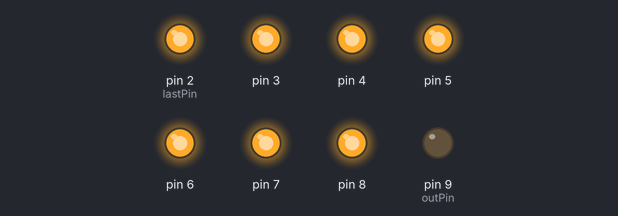
This sketch was run on a simulated Arduino Uno, built with avr-gcc and run on an emulated ATmega328P. Shown: output pins drawn as LEDs (lit = HIGH).

Above: at 0.1 s.
At 1.8 s:
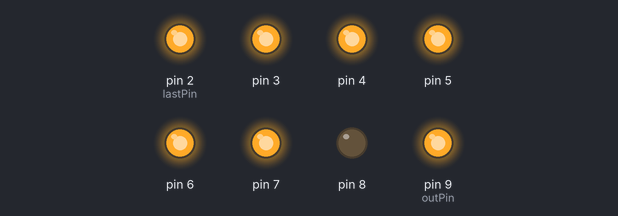
At 3.6 s:
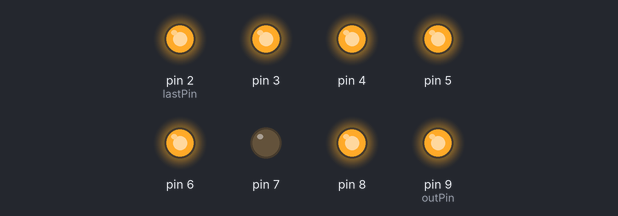
At 7.2 s:
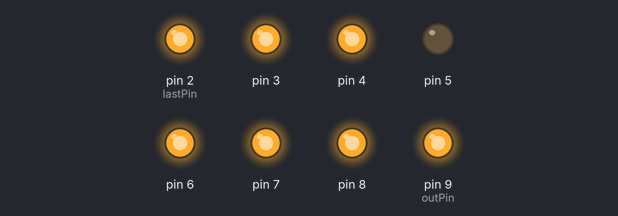
At 10.8 s:
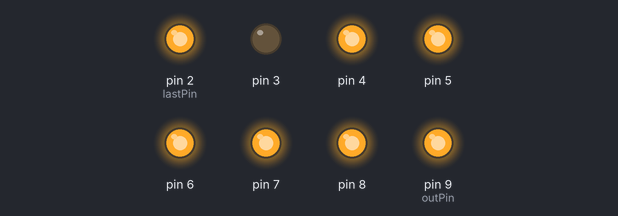
At 14.4 s:
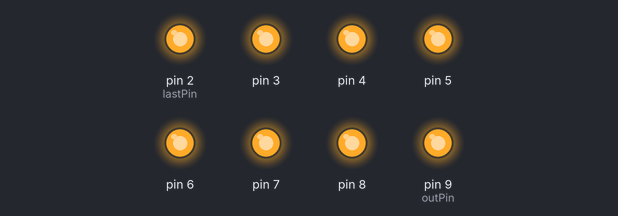
Timing chart, 0 to 15.9 s (numbered marks = the images above):
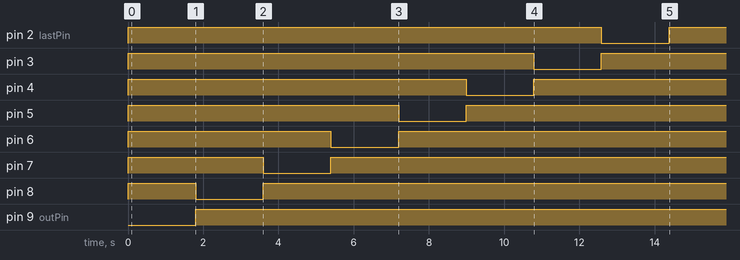

The sketch:

phantomDriver_V4.ino
```cpp
/**************************************************************************/
/*!
Phantom Driver using I2C for analog signal generation

Based on example from Adafruit MCP4725

Updated October 23rd to have a second lookup table for HPIs w 1/3 regular voltage.
*/
/**************************************************************************/
#include <Wire.h>
#include <Adafruit_MCP4725.h>
Adafruit_MCP4725 dac;

// Phantom driver settings
int numTrials = 3;
int ISI = 200; //time between activations, milliseconds
int switchingDelay = 1000; //time between switching from line to line, milliseconds
int outPin = 9;     // Start on pin 9 (relay 1)
                    // Note relays increment as outPin decrements
                    // D9 is Relay 1
                    // D2 is Relay 8
int lastPin = 2;    // Pin to end on (can be changed to send to less than 8 lines)

// Some system variables
int state = 0;      // Initial state for state machine
int trialIndex = 0; // Initial trial index

// Lookup table for inverted cosine wave (driver signal)
const PROGMEM uint16_t COS_Lookup_12bit[1280]=
{
0, 0, 0, 0, 0, 0, 0, 1, 1, 1, 2, 2, 3, 4, 4, 5, 6, 7, 7, 8, 9, 10, 11, 13, 14, 15, 16, 17, 19, 20, 22, 23, 25, 26, 28, 30, 31, 33, 35, 37, 39, 41, 43, 45, 47, 49, 51, 54, 56, 58, 61, 63, 66, 68, 71, 74, 76, 79, 82, 85, 88, 91, 94, 97, 100, 103, 106, 109, 113, 116, 119, 123, 126, 130, 133, 137, 140, 144, 148, 152, 155, 159, 163, 167, 171, 175, 179, 183, 188, 192, 196, 200, 205, 209, 214, 218, 223, 227, 232, 237, 241, 246, 251, 256, 261, 265, 270, 275, 281, 286, 291, 296, 301, 306, 312, 317, 323, 328, 333, 339, 345, 350, 356, 362, 367, 373, 379, 385, 391, 396, 402, 408, 414, 421, 427, 433, 439, 445, 452, 458, 464, 471, 477, 484, 490, 497, 503, 510, 516, 523, 530, 537, 543, 550, 557, 564, 571, 578, 585, 592, 599, 606, 613, 621, 628, 635, 642, 650, 657, 665, 672, 679, 687, 694, 702, 710, 717, 725, 733, 740, 748, 756, 764, 772, 779, 787, 795, 803, 811, 819, 827, 835, 844, 852, 860, 868, 876, 885, 893, 901, 909, 918, 926, 935, 943, 952, 960, 969, 977, 986, 994, 1003, 1012, 1020, 1029, 1038, 1047, 1055, 1064, 1073, 1082, 1091, 1100, 1109, 1117, 1126, 1135, 1144, 1153, 1163, 1172, 1181, 1190, 1199, 1208, 1217, 1226, 1236, 1245, 1254, 1263, 1273, 1282, 1291, 1301, 1310, 1320, 1329, 1338, 1348, 1357, 1367, 1376, 1386, 1395, 1405, 1414, 1424, 1433, 1443, 1453, 1462, 1472, 1482, 1491, 1501, 1511, 1520, 1530, 1540, 1549, 1559, 1569, 1579, 1589, 1598, 1608, 1618, 1628, 1638, 1648, 1657, 1667, 1677, 1687, 1697, 1707, 1717, 1727, 1737, 1747, 1757, 1766, 1776, 1786, 1796, 1806, 1816, 1826, 1836, 1846, 1856, 1866, 1876, 1886, 1896, 1906, 1916, 1926, 1936, 1947, 1957, 1967, 1977, 1987, 1997, 2007, 2017, 2027, 2037, 2047, 2057, 2067, 2077, 2087, 2097, 2107, 2117, 2127, 2137, 2147, 2158, 2168, 2178, 2188, 2198, 2208, 2218, 2228, 2238, 2248, 2258, 2268, 2278, 2288, 2298, 2308, 2318, 2328, 2337, 2347, 2357, 2367, 2377, 2387, 2397, 2407, 2417, 2427, 2437, 2446, 2456, 2466, 2476, 2486, 2496, 2505, 2515, 2525, 2535, 2545, 2554, 2564, 2574, 2583, 2593, 2603, 2612, 2622, 2632, 2641, 2651, 2661, 2670, 2680, 2689, 2699, 2708, 2718, 2727, 2737, 2746, 2756, 2765, 2774, 2784, 2793, 2803, 2812, 2821, 2831, 2840, 2849, 2858, 2868, 2877, 2886, 2895, 2904, 2913, 2922, 2931, 2941, 2950, 2959, 2968, 2977, 2985, 2994, 3003, 3012, 3021, 3030, 3039, 3047, 3056, 3065, 3074, 3082, 3091, 3100, 3108, 3117, 3125, 3134, 3142, 3151, 3159, 3168, 3176, 3185, 3193, 3201, 3209, 3218, 3226, 3234, 3242, 3250, 3259, 3267, 3275, 3283, 3291, 3299, 3307, 3315, 3322, 3330, 3338, 3346, 3354, 3361, 3369, 3377, 3384, 3392, 3400, 3407, 3415, 3422, 3429, 3437, 3444, 3452, 3459, 3466, 3473, 3481, 3488, 3495, 3502, 3509, 3516, 3523, 3530, 3537, 3544, 3551, 3557, 3564, 3571, 3578, 3584, 3591, 3597, 3604, 3610, 3617, 3623, 3630, 3636, 3642, 3649, 3655, 3661, 3667, 3673, 3680, 3686, 3692, 3698, 3703, 3709, 3715, 3721, 3727, 3732, 3738, 3744, 3749, 3755, 3761, 3766, 3771, 3777, 3782, 3788, 3793, 3798, 3803, 3808, 3813, 3819, 3824, 3829, 3833, 3838, 3843, 3848, 3853, 3857, 3862, 3867, 3871, 3876, 3880, 3885, 3889, 3894, 3898, 3902, 3906, 3911, 3915, 3919, 3923, 3927, 3931, 3935, 3939, 3942, 3946, 3950, 3954, 3957, 3961, 3964, 3968, 3971, 3975, 3978, 3981, 3985, 3988, 3991, 3994, 3997, 4000, 4003, 4006, 4009, 4012, 4015, 4018, 4020, 4023, 4026, 4028, 4031, 4033, 4036, 4038, 4040, 4043, 4045, 4047, 4049, 4051, 4053, 4055, 4057, 4059, 4061, 4063, 4064, 4066, 4068, 4069, 4071, 4072, 4074, 4075, 4077, 4078, 4079, 4080, 4081, 4083, 4084, 4085, 4086, 4087, 4087, 4088, 4089, 4090, 4090, 4091, 4092, 4092, 4093, 4093, 4093, 4094, 4094, 4094, 4094, 4094, 4094, 4095, 4094, 4094, 4094, 4094, 4094, 4094, 4093, 4093, 4093, 4092, 4092, 4091, 4090, 4090, 4089, 4088, 4087, 4087, 4086, 4085, 4084, 4083, 4081, 4080, 4079, 4078, 4077, 4075, 4074, 4072, 4071, 4069, 4068, 4066, 4064, 4063, 4061, 4059, 4057, 4055, 4053, 4051, 4049, 4047, 4045, 4043, 4040, 4038, 4036, 4033, 4031, 4028, 4026, 4023, 4020, 4018, 4015, 4012, 4009, 4006, 4003, 4000, 3997, 3994, 3991, 3988, 3985, 3981, 3978, 3975, 3971, 3968, 3964, 3961, 3957, 3954, 3950, 3946, 3942, 3939, 3935, 3931, 3927, 3923, 3919, 3915, 3911, 3906, 3902, 3898, 3894, 3889, 3885, 3880, 3876, 3871, 3867, 3862, 3857, 3853, 3848, 3843, 3838, 3833, 3829, 3824, 3819, 3813, 3808, 3803, 3798, 3793, 3788, 3782, 3777, 3771, 3766, 3761, 3755, 3749, 3744, 3738, 3732, 3727, 3721, 3715, 3709, 3703, 3698, 3692, 3686, 3680, 3673, 3667, 3661, 3655, 3649, 3642, 3636, 3630, 3623, 3617, 3610, 3604, 3597, 3591, 3584, 3578, 3571, 3564, 3557, 3551, 3544, 3537, 3530, 3523, 3516, 3509, 3502, 3495, 3488, 3481, 3473, 3466, 3459, 3452, 3444, 3437, 3429, 3422, 3415, 3407, 3400, 3392, 3384, 3377, 3369, 3361, 3354, 3346, 3338, 3330, 3322, 3315, 3307, 3299, 3291, 3283, 3275, 3267, 3259, 3250, 3242, 3234, 3226, 3218, 3209, 3201, 3193, 3185, 3176, 3168, 3159, 3151, 3142, 3134, 3125, 3117, 3108, 3100, 3091, 3082, 3074, 3065, 3056, 3047, 3039, 3030, 3021, 3012, 3003, 2994, 2985, 2977, 2968, 2959, 2950, 2941, 2931, 2922, 2913, 2904, 2895, 2886, 2877, 2868, 2858, 2849, 2840, 2831, 2821, 2812, 2803, 2793, 2784, 2774, 2765, 2756, 2746, 2737, 2727, 2718, 2708, 2699, 2689, 2680, 2670, 2661, 2651, 2641, 2632, 2622, 2612, 2603, 2593, 2583, 2574, 2564, 2554, 2545, 2535, 2525, 2515, 2505, 2496, 2486, 2476, 2466, 2456, 2446, 2437, 2427, 2417, 2407, 2397, 2387, 2377, 2367, 2357, 2347, 2337, 2328, 2318, 2308, 2298, 2288, 2278, 2268, 2258, 2248, 2238, 2228, 2218, 2208, 2198, 2188, 2178, 2168, 2158, 2147, 2137, 2127, 2117, 2107, 2097, 2087, 2077, 2067, 2057, 2047, 2037, 2027, 2017, 2007, 1997, 1987, 1977, 1967, 1957, 1947, 1936, 1926, 1916, 1906, 1896, 1886, 1876, 1866, 1856, 1846, 1836, 1826, 1816, 1806, 1796, 1786, 1776, 1766, 1757, 1747, 1737, 1727, 1717, 1707, 1697, 1687, 1677, 1667, 1657, 1648, 1638, 1628, 1618, 1608, 1598, 1589, 1579, 1569, 1559, 1549, 1540, 1530, 1520, 1511, 1501, 1491, 1482, 1472, 1462, 1453, 1443, 1433, 1424, 1414, 1405, 1395, 1386, 1376, 1367, 1357, 1348, 1338, 1329, 1320, 1310, 1301, 1291, 1282, 1273, 1263, 1254, 1245, 1236, 1226, 1217, 1208, 1199, 1190, 1181, 1172, 1163, 1153, 1144, 1135, 1126, 1117, 1109, 1100, 1091, 1082, 1073, 1064, 1055, 1047, 1038, 1029, 1020, 1012, 1003, 994, 986, 977, 969, 960, 952, 943, 935, 926, 918, 909, 901, 893, 885, 876, 868, 860, 852, 844, 835, 827, 819, 811, 803, 795, 787, 779, 772, 764, 756, 748, 740, 733, 725, 717, 710, 702, 694, 687, 679, 672, 665, 657, 650, 642, 635, 628, 621, 613, 606, 599, 592, 585, 578, 571, 564, 557, 550, 543, 537, 530, 523, 516, 510, 503, 497, 490, 484, 477, 471, 464, 458, 452, 445, 439, 433, 427, 421, 414, 408, 402, 396, 391, 385, 379, 373, 367, 362, 356, 350, 345, 339, 333, 328, 323, 317, 312, 306, 301, 296, 291, 286, 281, 275, 270, 265, 261, 256, 251, 246, 241, 237, 232, 227, 223, 218, 214, 209, 205, 200, 196, 192, 188, 183, 179, 175, 171, 167, 163, 159, 155, 152, 148, 144, 140, 137, 133, 130, 126, 123, 119, 116, 113, 109, 106, 103, 100, 97, 94, 91, 88, 85, 82, 79, 76, 74, 71, 68, 66, 63, 61, 58, 56, 54, 51, 49, 47, 45, 43, 41, 39, 37, 35, 33, 31, 30, 28, 26, 25, 23, 22, 20, 19, 17, 16, 15, 14, 13, 11, 10, 9, 8, 7, 7, 6, 5, 4, 4, 3, 2, 2, 1, 1, 1, 0, 0, 0, 0, 0, 0
};

const PROGMEM uint16_t COS_Lookup_12bit_thirdScale[1280]=
{
0, 0, 0, 0, 0, 0, 0, 0, 0, 0, 0, 0, 1, 1, 1, 1, 2, 2, 2, 2, 3, 3, 3, 4, 4, 5, 5, 5, 6, 6, 7, 7, 8, 8, 9, 10, 10, 11, 11, 12, 13, 13, 14, 15, 15, 16, 17, 18, 18, 19, 20, 21, 22, 22, 23, 24, 25, 26, 27, 28, 29, 30, 31, 32, 33, 34, 35, 36, 37, 38, 39, 41, 42, 43, 44, 45, 46, 48, 49, 50, 51, 53, 54, 55, 57, 58, 59, 61, 62, 64, 65, 66, 68, 69, 71, 72, 74, 75, 77, 79, 80, 82, 83, 85, 87, 88, 90, 91, 93, 95, 97, 98, 100, 102, 104, 105, 107, 109, 111, 113, 115, 116, 118, 120, 122, 124, 126, 128, 130, 132, 134, 136, 138, 140, 142, 144, 146, 148, 150, 152, 154, 157, 159, 161, 163, 165, 167, 170, 172, 174, 176, 179, 181, 183, 185, 188, 190, 192, 195, 197, 199, 202, 204, 207, 209, 211, 214, 216, 219, 221, 224, 226, 229, 231, 234, 236, 239, 241, 244, 246, 249, 252, 254, 257, 259, 262, 265, 267, 270, 273, 275, 278, 281, 284, 286, 289, 292, 295, 297, 300, 303, 306, 308, 311, 314, 317, 320, 323, 325, 328, 331, 334, 337, 340, 343, 346, 349, 351, 354, 357, 360, 363, 366, 369, 372, 375, 378, 381, 384, 387, 390, 393, 396, 399, 402, 405, 408, 412, 415, 418, 421, 424, 427, 430, 433, 436, 440, 443, 446, 449, 452, 455, 458, 462, 465, 468, 471, 474, 477, 481, 484, 487, 490, 494, 497, 500, 503, 506, 510, 513, 516, 519, 523, 526, 529, 532, 536, 539, 542, 546, 549, 552, 555, 559, 562, 565, 569, 572, 575, 579, 582, 585, 588, 592, 595, 598, 602, 605, 608, 612, 615, 618, 622, 625, 628, 632, 635, 638, 642, 645, 649, 652, 655, 659, 662, 665, 669, 672, 675, 679, 682, 685, 689, 692, 695, 699, 702, 705, 709, 712, 715, 719, 722, 726, 729, 732, 736, 739, 742, 746, 749, 752, 756, 759, 762, 766, 769, 772, 776, 779, 782, 785, 789, 792, 795, 799, 802, 805, 809, 812, 815, 818, 822, 825, 828, 832, 835, 838, 841, 845, 848, 851, 854, 858, 861, 864, 867, 870, 874, 877, 880, 883, 887, 890, 893, 896, 899, 902, 906, 909, 912, 915, 918, 921, 924, 928, 931, 934, 937, 940, 943, 946, 949, 952, 956, 959, 962, 965, 968, 971, 974, 977, 980, 983, 986, 989, 992, 995, 998, 1001, 1004, 1007, 1010, 1013, 1015, 1018, 1021, 1024, 1027, 1030, 1033, 1036, 1039, 1041, 1044, 1047, 1050, 1053, 1056, 1058, 1061, 1064, 1067, 1069, 1072, 1075, 1078, 1080, 1083, 1086, 1089, 1091, 1094, 1097, 1099, 1102, 1105, 1107, 1110, 1112, 1115, 1118, 1120, 1123, 1125, 1128, 1130, 1133, 1135, 1138, 1140, 1143, 1145, 1148, 1150, 1153, 1155, 1157, 1160, 1162, 1165, 1167, 1169, 1172, 1174, 1176, 1179, 1181, 1183, 1185, 1188, 1190, 1192, 1194, 1197, 1199, 1201, 1203, 1205, 1207, 1210, 1212, 1214, 1216, 1218, 1220, 1222, 1224, 1226, 1228, 1230, 1232, 1234, 1236, 1238, 1240, 1242, 1244, 1246, 1248, 1249, 1251, 1253, 1255, 1257, 1259, 1260, 1262, 1264, 1266, 1267, 1269, 1271, 1273, 1274, 1276, 1277, 1279, 1281, 1282, 1284, 1285, 1287, 1289, 1290, 1292, 1293, 1295, 1296, 1298, 1299, 1300, 1302, 1303, 1305, 1306, 1307, 1309, 1310, 1311, 1313, 1314, 1315, 1316, 1318, 1319, 1320, 1321, 1322, 1323, 1325, 1326, 1327, 1328, 1329, 1330, 1331, 1332, 1333, 1334, 1335, 1336, 1337, 1338, 1339, 1340, 1341, 1342, 1342, 1343, 1344, 1345, 1346, 1346, 1347, 1348, 1349, 1349, 1350, 1351, 1351, 1352, 1353, 1353, 1354, 1354, 1355, 1356, 1356, 1357, 1357, 1358, 1358, 1359, 1359, 1359, 1360, 1360, 1361, 1361, 1361, 1362, 1362, 1362, 1362, 1363, 1363, 1363, 1363, 1364, 1364, 1364, 1364, 1364, 1364, 1364, 1364, 1364, 1364, 1364, 1365, 1364, 1364, 1364, 1364, 1364, 1364, 1364, 1364, 1364, 1364, 1364, 1363, 1363, 1363, 1363, 1362, 1362, 1362, 1362, 1361, 1361, 1361, 1360, 1360, 1359, 1359, 1359, 1358, 1358, 1357, 1357, 1356, 1356, 1355, 1354, 1354, 1353, 1353, 1352, 1351, 1351, 1350, 1349, 1349, 1348, 1347, 1346, 1346, 1345, 1344, 1343, 1342, 1342, 1341, 1340, 1339, 1338, 1337, 1336, 1335, 1334, 1333, 1332, 1331, 1330, 1329, 1328, 1327, 1326, 1325, 1323, 1322, 1321, 1320, 1319, 1318, 1316, 1315, 1314, 1313, 1311, 1310, 1309, 1307, 1306, 1305, 1303, 1302, 1300, 1299, 1298, 1296, 1295, 1293, 1292, 1290, 1289, 1287, 1285, 1284, 1282, 1281, 1279, 1277, 1276, 1274, 1273, 1271, 1269, 1267, 1266, 1264, 1262, 1260, 1259, 1257, 1255, 1253, 1251, 1249, 1248, 1246, 1244, 1242, 1240, 1238, 1236, 1234, 1232, 1230, 1228, 1226, 1224, 1222, 1220, 1218, 1216, 1214, 1212, 1210, 1207, 1205, 1203, 1201, 1199, 1197, 1194, 1192, 1190, 1188, 1185, 1183, 1181, 1179, 1176, 1174, 1172, 1169, 1167, 1165, 1162, 1160, 1157, 1155, 1153, 1150, 1148, 1145, 1143, 1140, 1138, 1135, 1133, 1130, 1128, 1125, 1123, 1120, 1118, 1115, 1112, 1110, 1107, 1105, 1102, 1099, 1097, 1094, 1091, 1089, 1086, 1083, 1080, 1078, 1075, 1072, 1069, 1067, 1064, 1061, 1058, 1056, 1053, 1050, 1047, 1044, 1041, 1039, 1036, 1033, 1030, 1027, 1024, 1021, 1018, 1015, 1013, 1010, 1007, 1004, 1001, 998, 995, 992, 989, 986, 983, 980, 977, 974, 971, 968, 965, 962, 959, 956, 952, 949, 946, 943, 940, 937, 934, 931, 928, 924, 921, 918, 915, 912, 909, 906, 902, 899, 896, 893, 890, 887, 883, 880, 877, 874, 870, 867, 864, 861, 858, 854, 851, 848, 845, 841, 838, 835, 832, 828, 825, 822, 818, 815, 812, 809, 805, 802, 799, 795, 792, 789, 785, 782, 779, 776, 772, 769, 766, 762, 759, 756, 752, 749, 746, 742, 739, 736, 732, 729, 726, 722, 719, 715, 712, 709, 705, 702, 699, 695, 692, 689, 685, 682, 679, 675, 672, 669, 665, 662, 659, 655, 652, 649, 645, 642, 638, 635, 632, 628, 625, 622, 618, 615, 612, 608, 605, 602, 598, 595, 592, 588, 585, 582, 579, 575, 572, 569, 565, 562, 559, 555, 552, 549, 546, 542, 539, 536, 532, 529, 526, 523, 519, 516, 513, 510, 506, 503, 500, 497, 494, 490, 487, 484, 481, 477, 474, 471, 468, 465, 462, 458, 455, 452, 449, 446, 443, 440, 436, 433, 430, 427, 424, 421, 418, 415, 412, 408, 405, 402, 399, 396, 393, 390, 387, 384, 381, 378, 375, 372, 369, 366, 363, 360, 357, 354, 351, 349, 346, 343, 340, 337, 334, 331, 328, 325, 323, 320, 317, 314, 311, 308, 306, 303, 300, 297, 295, 292, 289, 286, 284, 281, 278, 275, 273, 270, 267, 265, 262, 259, 257, 254, 252, 249, 246, 244, 241, 239, 236, 234, 231, 229, 226, 224, 221, 219, 216, 214, 211, 209, 207, 204, 202, 199, 197, 195, 192, 190, 188, 185, 183, 181, 179, 176, 174, 172, 170, 167, 165, 163, 161, 159, 157, 154, 152, 150, 148, 146, 144, 142, 140, 138, 136, 134, 132, 130, 128, 126, 124, 122, 120, 118, 116, 115, 113, 111, 109, 107, 105, 104, 102, 100, 98, 97, 95, 93, 91, 90, 88, 87, 85, 83, 82, 80, 79, 77, 75, 74, 72, 71, 69, 68, 66, 65, 64, 62, 61, 59, 58, 57, 55, 54, 53, 51, 50, 49, 48, 46, 45, 44, 43, 42, 41, 39, 38, 37, 36, 35, 34, 33, 32, 31, 30, 29, 28, 27, 26, 25, 24, 23, 22, 22, 21, 20, 19, 18, 18, 17, 16, 15, 15, 14, 13, 13, 12, 11, 11, 10, 10, 9, 8, 8, 7, 7, 6, 6, 5, 5, 5, 4, 4, 3, 3, 3, 2, 2, 2, 2, 1, 1, 1, 1, 0, 0, 0, 0, 0, 0, 0, 0, 0, 0, 0,
};

void setup(void) {
  Serial.begin(9600);
  // Activate DAC and set output voltage to zero
  dac.begin(0x62);
  dac.setVoltage(0,false);
  // Setup digital lines and close all relays
  for (int p=2; p<10; p++) {
    pinMode(p,OUTPUT);
    digitalWrite(p,HIGH);
  }
}

void loop(void) {
  uint16_t i;

  // State 0: Activate one relay
  if (state == 0) {
    // Close all relays
    for (int p=9; p>1; p--) {
      digitalWrite(p,HIGH);
    }
    // Open one relay
    digitalWrite(outPin, LOW);
    outPin--;
    // Wait a bit for any settling after the relay switch
    delay(switchingDelay);
    // Go to the next state
    state++;
  }

  // State 2: Send the driving signal
  if (state == 1) {
    // Push out the lookup table values to send the driving signal
    if (outPin > 4)  {
      for (i = 0; i < 1280; i++)
      {
        dac.setVoltage(pgm_read_word(&(COS_Lookup_12bit[i])), false);
      }
    }
    if (outPin < 5)  {
      for (i = 0; i < 1280; i++)
      {
        dac.setVoltage(pgm_read_word(&(COS_Lookup_12bit_thirdScale[i])), false);
      }
    }

    // If we're at the end of the signal
    if (i == 1280) {
      state++;            // Go to the next state
    }
  }

  // State 2: Delay before the next driver signal
  if (state == 2) {
    delay(ISI);
    trialIndex++;     // Incrememnt trial number
    // If we've sent the correct number of signals
    if (trialIndex == numTrials) {
      trialIndex = 0;     // Reset trial number
      // If we're not on the last relay
      if (outPin > lastPin-1) {
        state = 0;          // Go to the relay shift state
      } else {
        state = 3;          // Go to the end state
      }
    }
    // If we still have trials to send
    else {
      state = 1;          // Present the next driver signal
    }
  }

  // State 3: End state
  if (state == 3) {
    // Close all relays
    for (int p=9; p>1; p--) {
      digitalWrite(p,HIGH);
    }
  }
}
```

Measured:
- by itself, pin 2 (lastPin): HIGH → LOW at 12.6 s, → HIGH 1.8 s later
- by itself, pin 3: HIGH → LOW at 10.8 s, → HIGH 1.8 s later
- by itself, pin 4: HIGH → LOW at 9.0 s, → HIGH 1.8 s later
- by itself, pin 5: HIGH → LOW at 7.2 s, → HIGH 1.8 s later
- by itself, pin 6: HIGH → LOW at 5.4 s, → HIGH 1.8 s later
- by itself, pin 7: HIGH → LOW at 3.6 s, → HIGH 1.8 s later
- by itself, pin 8: HIGH → LOW at 1.8 s, → HIGH 1.8 s later
- by itself, pin 9 (outPin): LOW → HIGH at 1.8 s
